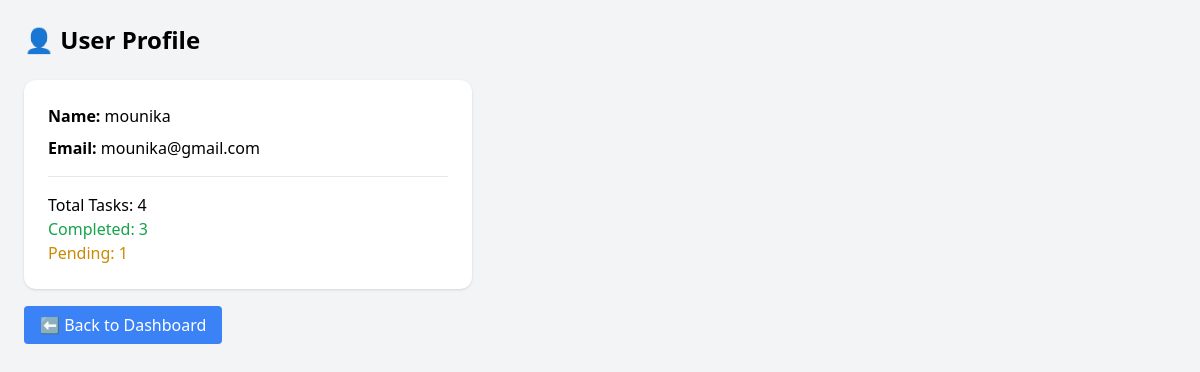
The page /profile (signed in) on the database as committed earlier.
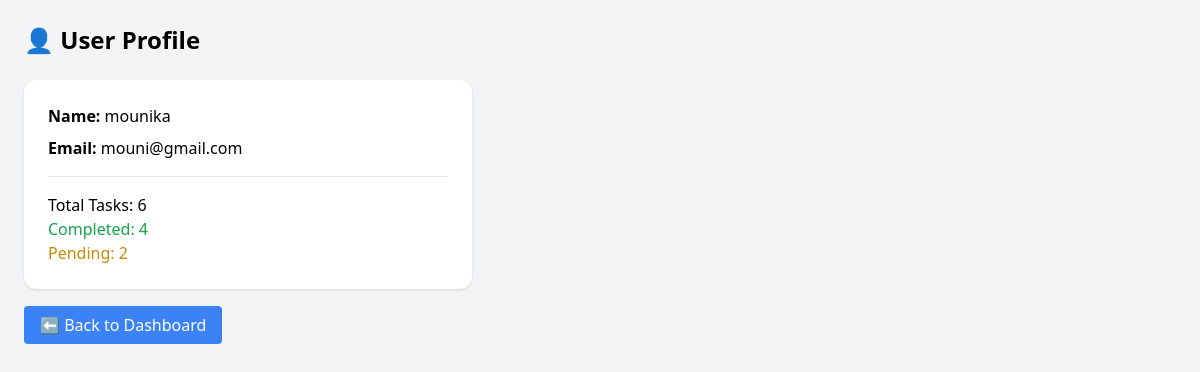
The same page on the database as committed later.
### tables this page shows
CREATE TABLE users (
            id INTEGER PRIMARY KEY AUTOINCREMENT,
            name TEXT,
            email TEXT UNIQUE,
            password TEXT
        );

### api/app.py (the view)
@app.route('/profile')
def profile():
    if 'user_id' not in session:
        return redirect('/login')
    conn = get_db()
    user = conn.execute(
        "SELECT name, email FROM users WHERE id=?",
        (session['user_id'],)
    ).fetchone()
    tasks = conn.execute(
        "SELECT * FROM tasks WHERE user_id=?",
        (session['user_id'],)
    ).fetchall()
    conn.close()
    total = len(tasks)
    completed = len([t for t in tasks if t['status'] == 'Completed'])
    pending = len([t for t in tasks if t['status'] == 'Pending'])
    return render_template(
        'profile.html',
        user=user,
        total=total,
        completed=completed,
        pending=pending
    )

### api/app.py (called while the page is built)
def get_db():
    conn = sqlite3.connect("database.db")
    conn.row_factory = sqlite3.Row
    return conn

### templates/profile.html (shortened to what this page needs)
<!DOCTYPE html>
<html>
<head>
  <script src="https://cdn.tailwindcss.com"></script>
</head>
<body class="bg-gray-100 p-6">
<h1 class="text-2xl font-bold mb-6">👤 User Profile</h1>
<div class="bg-white p-6 rounded-xl shadow w-full max-w-md">
  <p class="mb-2"><b>Name:</b> {{ user.name }}</p>
  <p class="mb-4"><b>Email:</b> {{ user.email }}</p>
  <hr class="my-4">
  <p>Total Tasks: {{ total }}</p>
  <p class="text-green-600">Completed: {{ completed }}</p>
  <p class="text-yellow-600">Pending: {{ pending }}</p>
</div>
<br>
<a href="/dashboard" class="bg-blue-500 text-white px-4 py-2 rounded">
⬅ Back to Dashboard
</a>
</body>
</html>

Rows that differ between the two databases and show on the page:
changed users "mounika": email "mounika@gmail.com" → "mouni@gmail.com"
Other text that changed with them:
{{ total }}: "4" → "6"
{{ completed }}: "3" → "4"
{{ pending }}: "1" → "2"
